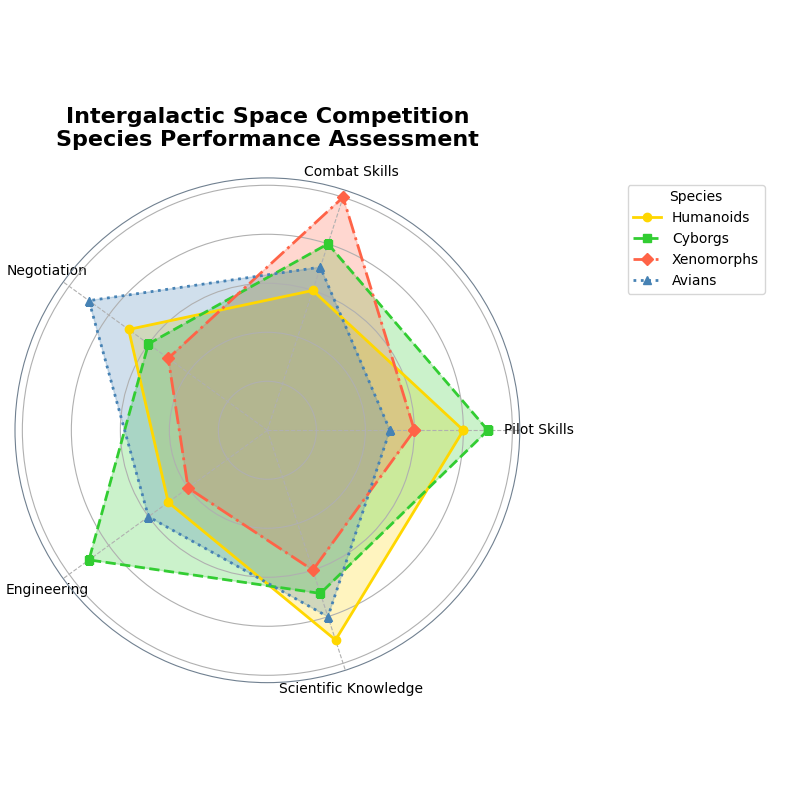

Recreate this plot in Python.
import numpy as np
import matplotlib.pyplot as plt

# Altered skills and species names
skills = ['Pilot Skills', 'Combat Skills', 'Negotiation', 'Engineering', 'Scientific Knowledge']
species = ['Humanoids', 'Cyborgs', 'Xenomorphs', 'Avians']

# Altered performance data
performance = np.array([
    [8, 6, 7, 5, 9],  # Humanoids
    [9, 8, 6, 9, 7],  # Cyborgs
    [6, 10, 5, 4, 6], # Xenomorphs
    [5, 7, 9, 6, 8]   # Avians
])

num_skills = len(skills)

# Function to create a radar chart
def create_radar_chart(title, labels, data, categories):
    angles = np.linspace(0, 2 * np.pi, num_skills, endpoint=False).tolist()
    angles += angles[:1]  # Complete the circle

    # Extend data for closure
    data = np.concatenate((data, data[:, [0]]), axis=1)

    fig, ax = plt.subplots(figsize=(8, 8), subplot_kw=dict(polar=True))

    # Randomize colors and line styles
    colors = ['#FFD700', '#32CD32', '#FF6347', '#4682B4']
    line_styles = ['-', '--', '-.', ':']
    marker_styles = ['o', 's', 'D', '^']
    for idx, (d, color, ls, marker) in enumerate(zip(data, colors, line_styles, marker_styles)):
        ax.fill(angles, d, color=color, alpha=0.25)
        ax.plot(angles, d, color=color, linewidth=2, linestyle=ls, marker=marker, label=categories[idx])

    # Add minor grid and randomize border color
    ax.xaxis.grid(True, linestyle='--')
    ax.spines['polar'].set_visible(True)
    ax.spines['polar'].set_color('#708090')

    # Customize labels
    ax.set_yticklabels([])
    ax.set_xticks(angles[:-1])
    ax.set_xticklabels(labels, fontsize=10)

    plt.title(title, size=16, fontweight='bold', pad=20, va='bottom')
    plt.legend(loc='upper left', bbox_to_anchor=(1.2, 1.0), title="Species")

    plt.tight_layout()
    plt.show()

create_radar_chart(
    "Intergalactic Space Competition\nSpecies Performance Assessment",
    skills, performance, species
)
